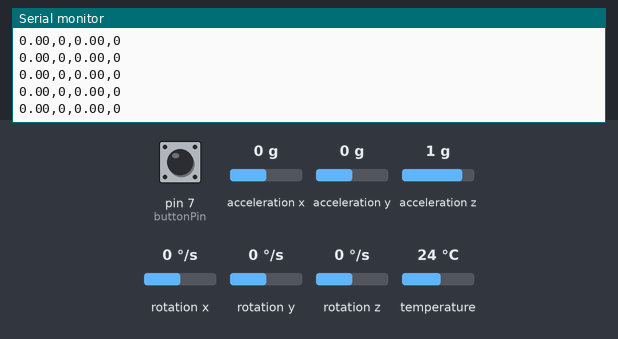
A sketch run on a simulated Arduino Uno, built with avr-gcc and run on an emulated ATmega328P. Shown: the last lines printed to the serial monitor. Inputs (shaded band) come from the test bench; at power-on: acceleration y 0 g, pin 7 (buttonPin) HIGH, rotation z 0 °/s, acceleration z 1 g, rotation y 0 °/s, acceleration x 0 g, rotation x 0 °/s, temperature 24 °C.

Above: at 1.3 s.
1.4 s: acceleration y set to -1.4 g
2.9 s: pin 7 (buttonPin) pulled LOW for 0.15 s
4.5 s: rotation z set to -192 °/s
At 5.0 s:
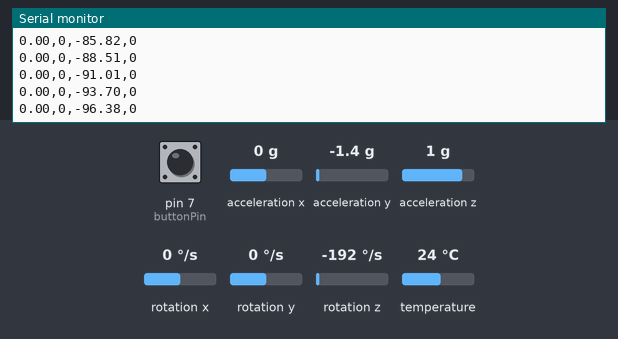
6.0 s: pin 7 (buttonPin) pulled LOW for 1 s
8.5 s: acceleration z set to -1.4 g
At 9.5 s:
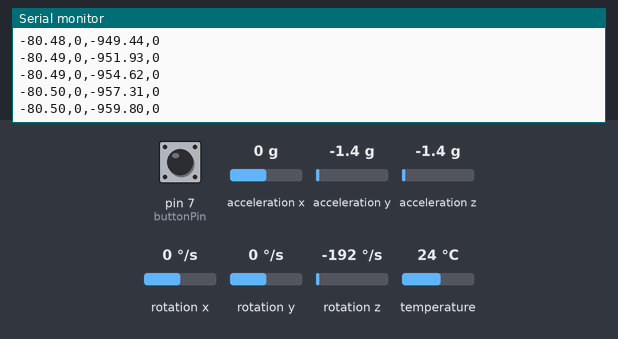
10.0 s: rotation y set to -192 °/s
At 11.0 s:
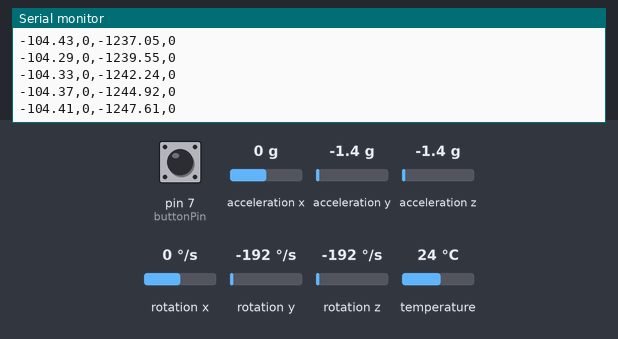
Timing chart, 0 to 12.5 s (numbered marks = the images above; inputs shaded):
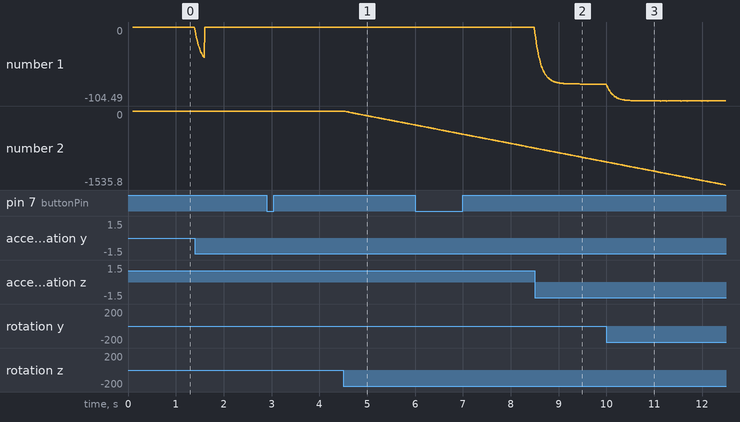

Measured:
- after the input at 4.5 s, the serial monitor: prints a new line at once (image 1)
- plotted number 2: 0 → -287.23 after the input at 4.5 s

The sketch:

ArduinoBlasterCode.ino
```cpp
#include <Wire.h>
#include <Adafruit_MPU6050.h>
#include <Adafruit_Sensor.h>
#include <math.h>

Adafruit_MPU6050 mpu;

const int buttonPin = 7;
int buttonState = HIGH;

float pitch = 0.0;
float pitchOffset = 0.0;
float yawOffset = 0.0;

float yaw   = 0.0;

unsigned long lastTime = 0;

// ---- Drift correction ----
float yawBias = 0.0;
const float STILL_THRESHOLD_RAD = 0.07f;   // rad/s below this = still
const float BIAS_ALPHA = 0.001f;          // slow bias learning
const float DEADZONE_DEG = 0.15f;         // ignore tiny yaw noise

// ---- Auto recenter ----
unsigned long stillStartTime = 0;
bool wasStillLastFrame = false;
const unsigned long RECENTER_TIME_MS = 1500;  // 1.5s

void setup() {
  Serial.begin(115200);
  while (!Serial) delay(10);

  pinMode(buttonPin, INPUT_PULLUP);

  if (!mpu.begin()) {
    Serial.println("MPU6050 not found!");
    while (1) delay(10);
  }

  mpu.setAccelerometerRange(MPU6050_RANGE_8_G);
  mpu.setGyroRange(MPU6050_RANGE_500_DEG);
  mpu.setFilterBandwidth(MPU6050_BAND_21_HZ);
  delay(100);

  lastTime = millis();
}

void loop() {
  sensors_event_t accel, gyro, temp;
  mpu.getEvent(&accel, &gyro, &temp);

  // Time step
  unsigned long now = millis();
  float dt = (now - lastTime) / 1000.0f;
  lastTime = now;
  if (dt <= 0) dt = 0.001f;

  // ----- Pitch complementary filter -----
  float accelPitch = atan2(accel.acceleration.y, accel.acceleration.z) * 180 / PI;
  float gyroPitchRateDeg = gyro.gyro.y * 180 / PI;
  pitch = 0.9f * (pitch + gyroPitchRateDeg * dt) + 0.1f * accelPitch;

  // ----- Yaw drift correction -----
  float gz = gyro.gyro.z;  // rad/s

  // If nearly still: learn bias slowly
  bool isStill = (fabs(gz) < STILL_THRESHOLD_RAD);

  if (isStill) {
    yawBias = yawBias * (1.0f - BIAS_ALPHA) + (BIAS_ALPHA * gz);
  }

  float correctedYawRateRad = gz - yawBias;
  float correctedYawRateDeg = correctedYawRateRad * 180.0f / PI;

  // Deadzone
  if (fabs(correctedYawRateDeg) < DEADZONE_DEG) {
    correctedYawRateDeg = 0;
  }

  yaw += correctedYawRateDeg * dt;

  // ----- AUTO RECENTER: held still for 2 seconds -----
  if (isStill) {
    if (!wasStillLastFrame) {
        stillStartTime = now;
    }

    if (now - stillStartTime >= RECENTER_TIME_MS) {
        pitchOffset = pitch;   // store current natural pitch
        yawOffset   = yaw;     // store current yaw
    }

    wasStillLastFrame = true;
  } else {
    wasStillLastFrame = false;
  }

  // Button
  buttonState = digitalRead(buttonPin);

  float outPitch = pitch - pitchOffset;
  float outYaw   = yaw   - yawOffset;

  Serial.print(outPitch, 2);
  Serial.print(",0,");
  Serial.print(outYaw, 2);
  Serial.print(",");
  Serial.println(buttonState == LOW ? 1 : 0);

  delay(10);
}
```
